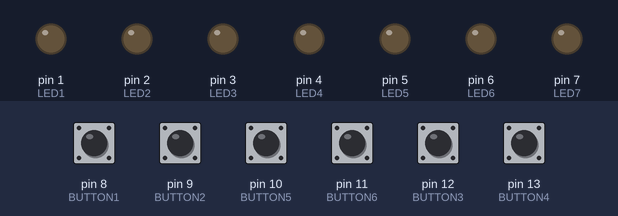
A sketch run on a simulated Arduino Uno, built with avr-gcc and run on an emulated ATmega328P. Shown: output pins drawn as LEDs (lit = HIGH). The test bench sets the inputs (shaded band); at power-on: pin 8 (BUTTON1), pin 9 (BUTTON2), pin 10 (BUTTON5), pin 11 (BUTTON6), pin 12 (BUTTON3), pin 13 (BUTTON4) LOW.

Above: at 1.2 s.
1.3 s: pin 8 (BUTTON1) pulled HIGH for 0.15 s
At 2.5 s:
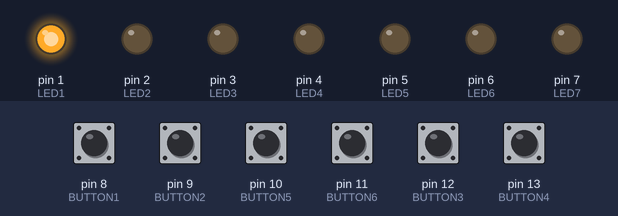
2.9 s: pin 9 (BUTTON2) pulled HIGH for 0.15 s
At 3.8 s:
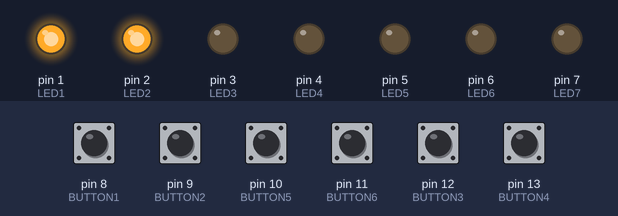
4.5 s: pin 12 (BUTTON3) pulled HIGH for 0.15 s
At 5.0 s:
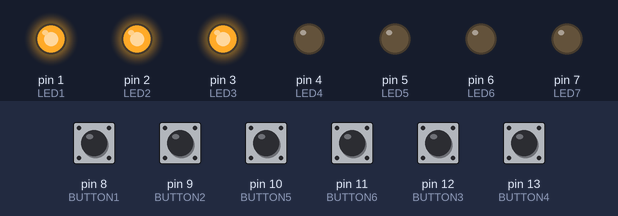
6.1 s: pin 13 (BUTTON4) pulled HIGH for 0.15 s
At 7.3 s:
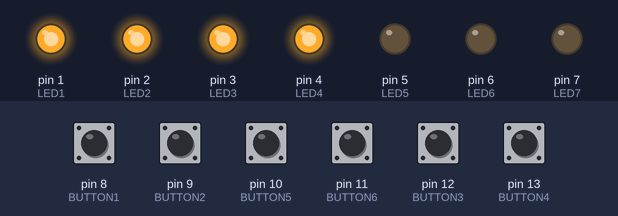
7.7 s: pin 10 (BUTTON5) pulled HIGH for 0.15 s
At 8.7 s:
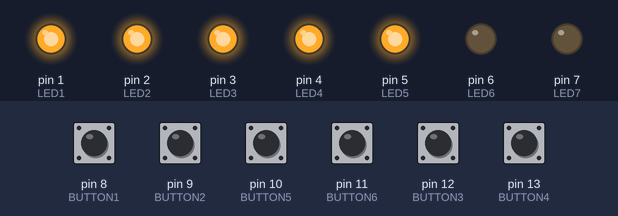
9.3 s: pin 11 (BUTTON6) pulled HIGH for 0.15 s
At 10.3 s:
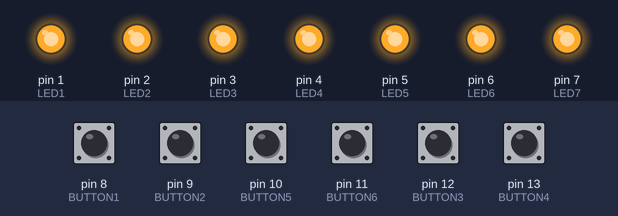
Timing chart, 0 to 12.3 s (numbered marks = the images above; inputs shaded):
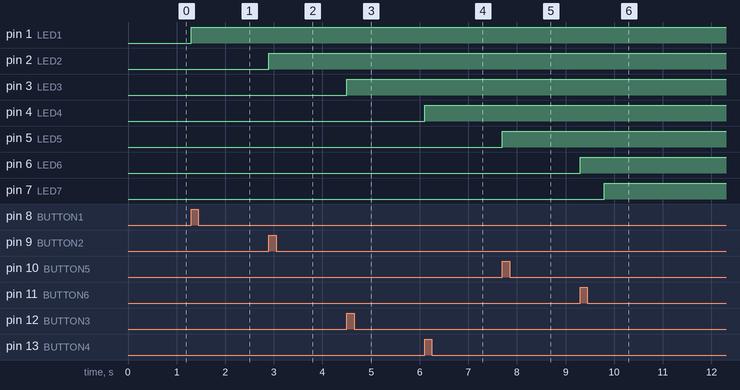

Measured:
- after the input at 1.3 s, pin 1 (LED1): LOW → HIGH at once
- after the input at 2.9 s, pin 2 (LED2): LOW → HIGH at once
- after the input at 4.5 s, pin 3 (LED3): LOW → HIGH at once
- after the input at 6.1 s, pin 4 (LED4): LOW → HIGH at once
- after the input at 7.7 s, pin 5 (LED5): LOW → HIGH at once
- after the input at 9.3 s, pin 6 (LED6): LOW → HIGH at once; pin 7 (LED7): LOW → HIGH after 0.50 s

The sketch:

Button_LED.ino
```cpp
const int LED1 = 1;
const int LED2 = 2;
const int LED3 = 3;
const int LED4 = 4;
const int LED5 = 5;
const int LED6 = 6;

const int LED7 = 7;

const int BUTTON1 = 8;
const int BUTTON2 = 9;
const int BUTTON5 = 10;
const int BUTTON6 = 11;
const int BUTTON3 = 12;
const int BUTTON4 = 13;

  int v0 = 0;
  int v1 = 0;
  int v2 = 0;
  int v3 = 0;
  int v4 = 0;
  int v5 = 0;
  int v6 = 0;


void setup(){


    pinMode(LED1, OUTPUT);
    pinMode(LED2, OUTPUT);
    pinMode(LED3, OUTPUT);
    pinMode(LED4, OUTPUT);
    pinMode(LED5, OUTPUT);
    pinMode(LED6, OUTPUT);
    pinMode(LED7, OUTPUT);
    pinMode(BUTTON1, INPUT);
    pinMode(BUTTON2, INPUT);
    pinMode(BUTTON3, INPUT);
    pinMode(BUTTON4, INPUT);
    pinMode(BUTTON5, INPUT);
    pinMode(BUTTON6, INPUT);
}

void loop(){

if (digitalRead(BUTTON1) == HIGH){
  if (v1==0){
      if (v0==0){
        v0=1;
        v1=1;
      }else{
        v0=0;
      }
  }
}

if (digitalRead(BUTTON2) == HIGH){
  if (v2==0){
      if (v0==1){
        v0=2;
        v2=1;
      }else{
        v0=0;
      }
  }
}

if (digitalRead(BUTTON3) == HIGH){
  if (v3==0){
      if (v0==2){
        v0=3;
        v3=1;
      }else{
        v0=0;
      }
  }
}

if (digitalRead(BUTTON4) == HIGH){
  if (v4==0){
      if (v0==3){
        v0=4;
        v4=1;
      }else{
        v0=0;
      }
  }
}

if (digitalRead(BUTTON5) == HIGH){
  if (v5==0){
      if (v0==4){
        v0=5;
        v5=1;
      }else{
        v0=0;
      }
  }
}

if (digitalRead(BUTTON6) == HIGH){
  if (v6==0){
      if (v0==5){
        v0=6;
        v6=1;
      }else{
        v0=0;
      }
  }
}


if (digitalRead(BUTTON1) == LOW){
  v1=0;
}

if (digitalRead(BUTTON2) == LOW){
  v2=0;
}

if (digitalRead(BUTTON3) == LOW){
  v3=0;
}

if (digitalRead(BUTTON4) == LOW){
  v4=0;
}

if (digitalRead(BUTTON5) == LOW){
  v5=0;
}

if (digitalRead(BUTTON6) == LOW){
  v6=0;
}


if (v0==0){
  digitalWrite(LED1, LOW);
  digitalWrite(LED2, LOW);
  digitalWrite(LED3, LOW);
  digitalWrite(LED4, LOW);
  digitalWrite(LED5, LOW);
  digitalWrite(LED6, LOW);
  digitalWrite(LED7, LOW);
}

if (v0==1){
  digitalWrite(LED1, HIGH);
}

if (v0==2){
  digitalWrite(LED1, HIGH);
  digitalWrite(LED2, HIGH);
}

if (v0==3){
  digitalWrite(LED1, HIGH);
  digitalWrite(LED2, HIGH);
  digitalWrite(LED3, HIGH);
}

if (v0==4){
  digitalWrite(LED1, HIGH);
  digitalWrite(LED2, HIGH);
  digitalWrite(LED3, HIGH);
  digitalWrite(LED4, HIGH);
  }

if (v0==5){
  digitalWrite(LED1, HIGH);
  digitalWrite(LED2, HIGH);
  digitalWrite(LED3, HIGH);
  digitalWrite(LED4, HIGH);
  digitalWrite(LED5, HIGH);
  }

  if (v0==6){
  digitalWrite(LED1, HIGH);
  digitalWrite(LED2, HIGH);
  digitalWrite(LED3, HIGH);
  digitalWrite(LED4, HIGH);
  digitalWrite(LED5, HIGH);
  digitalWrite(LED6, HIGH);
  }

if (v0==6){
  delay(500);
  digitalWrite(LED7, HIGH);
  }
}
```
